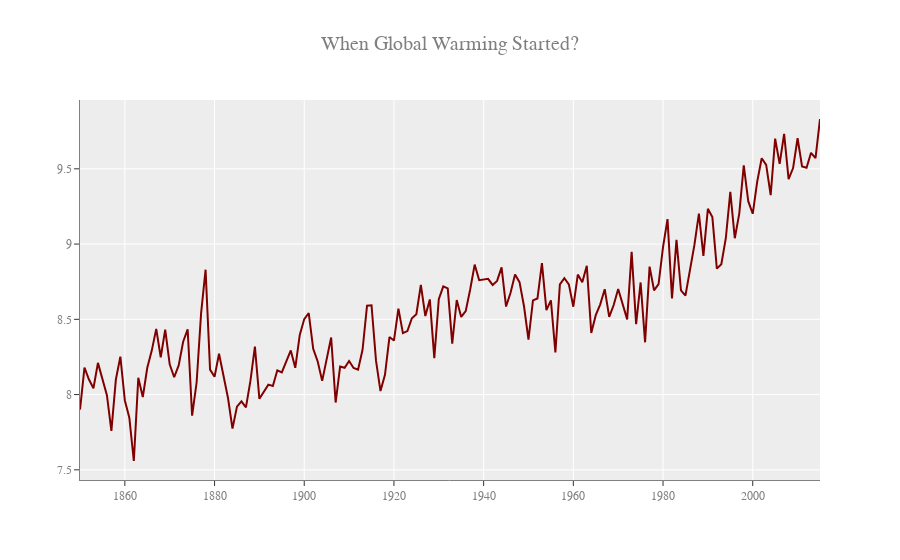

Notebook code for this chart:
### Code cell
# Figure layout
fig = make_subplots(rows=1, cols=1, insets=[{'cell': (1,1), 'l': 0.7, 'b': 0.3}])
fig.update_layout(title="When Global Warming Started?",font=dict( family="Courier New, monospace", size=12,color="#7f7f7f"),
                 template = "ggplot2", title_font_size = 20, hovermode= 'closest')
fig.update_xaxes(showline=True, linewidth=1, linecolor='gray')
fig.update_yaxes(showline=True, linewidth=1, linecolor='gray')

# Figure data
fig.add_trace(go.Scatter(x = earth_data['year'], y = earth_data['LandAverageTemperature'], mode = 'lines',
                        name = 'Land Avg Temp', marker_color='rgb(128, 0, 0)'), row = 1, col = 1)

### Figure 1 — Plotly figure (JSON) as saved in the notebook; plotly's stock layout.template omitted (floating-point values rounded to 4 significant figures; data arrays with more than 128 entries replaced by an {"elided": "..."} marker saying what was removed)
{"data": [{"marker": {"color": "rgb(128, 0, 0)"}, "mode": "lines", "name": "Land Avg Temp", "type": "scatter", "x": {"elided": "166 int values"}, "xaxis": "x", "y": {"elided": "166 float values"}, "yaxis": "y"}], "layout": {"font": {"color": "#7f7f7f", "family": "Courier New, monospace", "size": 12}, "hovermode": "closest", "title": {"font": {"size": 20}, "text": "When Global Warming Started?"}, "xaxis": {"anchor": "y", "domain": [0, 1], "linecolor": "gray", "linewidth": 1, "showline": true}, "xaxis2": {"anchor": "y2", "domain": [0.7, 1], "linecolor": "gray", "linewidth": 1, "showline": true}, "yaxis": {"anchor": "x", "domain": [0, 1], "linecolor": "gray", "linewidth": 1, "showline": true}, "yaxis2": {"anchor": "x2", "domain": [0.3, 1], "linecolor": "gray", "linewidth": 1, "showline": true}}}
